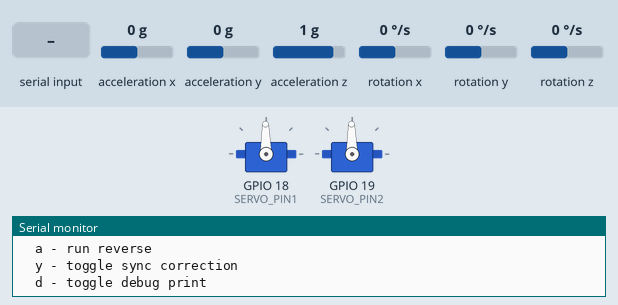
This sketch was run on a simulated ESP32. Parts: 2 × servo, the last lines printed to the serial monitor. Wiring (inferred from the names in the program): MPU-9250 motion sensor at I2C address 0x68. Inputs (shaded band) come from the test bench; at power-on: acceleration x 0 g, acceleration y 0 g, acceleration z 1 g, rotation x 0 °/s, rotation y 0 °/s, rotation z 0 °/s.

Above: at 2.3 s.
2.4 s: "A" received over Serial
At 3.1 s:
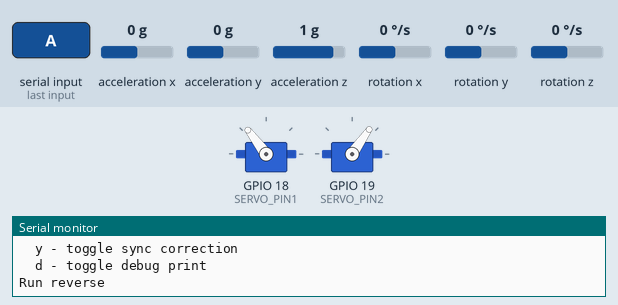
3.9 s: "c90\n" received over Serial
At 5.1 s:
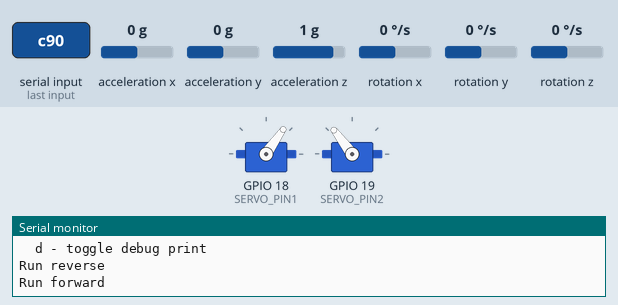
5.4 s: "a90\n" received over Serial
At 6.5 s:
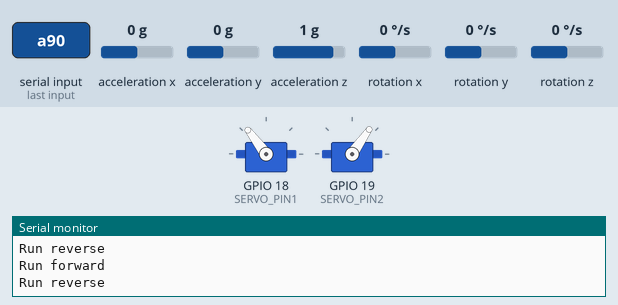
6.9 s: "C90\n" received over Serial
At 7.5 s:
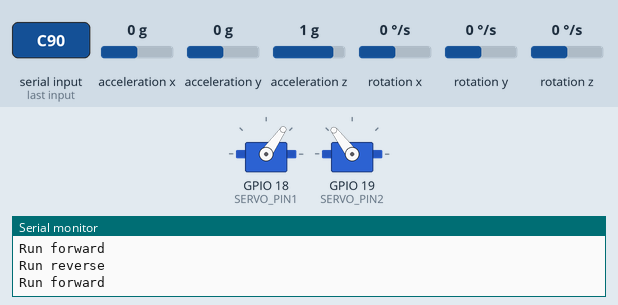
Timing chart, 0 to 9.4 s (numbered marks = the images above; inputs shaded):
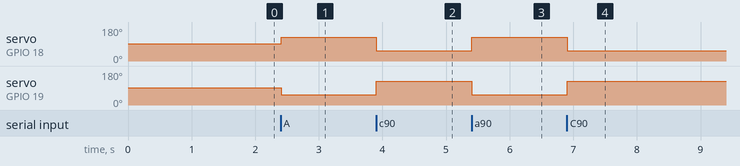

Measured:
- after the input at 2.4 s, servo on GPIO 18 (SERVO_PIN1): 91° → 127° at once; servo on GPIO 19 (SERVO_PIN2): 91° → 55° at once
- after the input at 3.9 s, servo on GPIO 18 (SERVO_PIN1): 127° → 55° at once; servo on GPIO 19 (SERVO_PIN2): 55° → 127° at once
- after the input at 5.4 s, servo on GPIO 18 (SERVO_PIN1): 55° → 127° at once; servo on GPIO 19 (SERVO_PIN2): 127° → 55° at once
- after the input at 6.9 s, servo on GPIO 18 (SERVO_PIN1): 127° → 55° at once; servo on GPIO 19 (SERVO_PIN2): 55° → 127° at once

The sketch:

servo_exciter.ino
```cpp
// =============================================================================
//  이중 서보 조화가진장치 — IMU 기반 위상동기 제어  (ESP32)
//
//  - 서보 2개(DS3345, 연속회전)가 크랭크-슬라이더로 판을 상하 가진(약 2 Hz)
//  - 마스터(GPIO18)는 기준속도 u0로 개루프 구동, 슬레이브(GPIO19)는 PI로 보정
//  - IMU(MPU-6500, I2C 21/22)로 판의 롤을 측정 → 상관검파로 위상오차 추출
//  - PI 적분기가 위상오차를 0으로 몰아 두 서보 평균속도를 맞춤(드리프트 제거)
//
//  시리얼(115200) 명령:
//    s 정지 / c 정방향 / a 역방향
//    y 동기보정 토글 / d 디버그출력 토글 / k 게인출력 / f 보정부호 반전
//    1·2 = Kp -/+    3·4 = Ki -/+    m = I2C스캔    i = IMU진단
//    v<int> = 가진속도(=주파수) 설정 0..987 (~offset/200 Hz, 예: v600 -> ~3Hz)
//  명령은 USB serial 또는 WiFi TCP(포트 3333) 동일하게 받음. 전원: 5V/VIN핀(USB 불요).
//
//  배선: 서보1->GPIO18, 서보2->GPIO19, IMU SDA->21 SCL->22 (3.3V, GND공통)
//  의존성: madhephaestus/ESP32Servo  (platformio.ini 참조)
// =============================================================================
#include <Arduino.h>
#include <Wire.h>
#include <ESP32Servo.h>
#include <WiFi.h>

// ====================== WiFi / TCP remote (USB-free) ======================
// Power the ESP32 from 5V on the 5V/VIN pin (servo supply OK, common GND) -- no USB needed.
// Commands arrive over a TCP socket exactly like serial (same single chars); replies go back
// to the sender. Serial stays active as a fallback. ESP32 WiFi is 2.4GHz only.
// Switch to AP (ESP hotspot, fixed IP 192.168.4.1) later by setting USE_AP 1.
#define USE_WIFI      0                 // 0 = WIRED (USB serial) ONLY -- skips WiFi init, no boot delay. 1 = enable WiFi/TCP.
#define USE_AP        0                 // (only when USE_WIFI=1) 0 = STA join router | 1 = AP hotspot
#define WIFI_SSID     "YOUR_WIFI"       // <-- FILL IN (STA): 2.4GHz router SSID
#define WIFI_PASS     "YOUR_PASS"       // <-- FILL IN (STA): router password
#define AP_SSID       "shaker"          // AP-mode SSID  (used only when USE_AP=1)
#define AP_PASS       "shaker1234"      // AP-mode password (>=8 chars)
#define TCP_PORT      3333
WiFiServer tcpServer(TCP_PORT);
WiFiClient tcpClient;

// ====================== 서보 설정 ======================
static constexpr int SERVO_PIN1 = 18;
static constexpr int SERVO_PIN2 = 19;
static constexpr int STOP_PULSE = 1513;  // DS3345 데드밴드(1504~1522)의 중앙값

// 마주 보고 설치 → 같은 명령에 물리적으로 반대로 돌아야 하므로 회전 부호를 다르게 둠
// dirSign = +1 이면 (STOP+offset) 방향, -1 이면 (STOP-offset) 방향
static constexpr int DIR_SIGN1 = -1;  // 서보1(18, 기준)
static constexpr int DIR_SIGN2 = +1;  // 서보2(19): 마주보기라 반대 부호

// 연속 가진 속도(정지값으로부터의 펄스 오프셋). 최대치(987)가 아니라 중간값으로!
// → 슬레이브를 빠르게/느리게 양방향으로 trim 할 여유를 남기기 위함.
static int driveOffset = 400;             // runtime drive speed (was const BASE_OFFSET) -- sets excitation
                                          // freq (~offset/200 Hz, 0~987). change live via 'v<int>'
static constexpr int TRIM_LIMIT = 250;    // 슬레이브 보정 최대 폭

Servo myServo1;
Servo myServo2;

// ====================== 위상동기(IMU) 제어 게인 (런타임 조정) ======================
// 시리얼로 실시간 튜닝: f=부호반전, 1/2=KP-/+, 3/4=KI-/+, k=현재값 출력
float corrSign = +1.0f;
// 적분 위주 설계: 느린 위상 드리프트만 잡고, 매 사이클 외란은 주입하지 않음
float Kp = 8.0f;      // 비례 (작게 — 리플 외란 방지)
float Ki = 40.0f;     // 적분 (평균속도 정합 = 드리프트 제거 핵심)
static constexpr float HP_ALPHA = 0.02f;    // 가속/자이로 DC 제거용 저역통과 계수
static constexpr float ERR_ALPHA = 0.006f;  // 상관검파 강한 평활화 (DC 위상오차만 추출, 리플 제거)

// ====================== MPU9250/9265 최소 드라이버 ======================
static constexpr uint8_t MPU_ADDR = 0x68;  // AD0=GND 기준 (0x68)
static constexpr uint8_t REG_PWR_MGMT_1 = 0x6B;
static constexpr uint8_t REG_PWR_MGMT_2 = 0x6C;
static constexpr uint8_t REG_GYRO_CONFIG = 0x1B;
static constexpr uint8_t REG_ACCEL_CONFIG = 0x1C;
static constexpr uint8_t REG_ACCEL_XOUT_H = 0x3B;
static constexpr uint8_t REG_WHO_AM_I = 0x75;

// 어느 축이 "수직 가속"이고 어느 축이 "두 크랭크를 잇는 선에 대한 롤레이트"인지
// 장착 방향에 따라 다름. 'd' 디버그로 확인 후 아래 인덱스/부호를 맞추세요.
// 인덱스: 0=X, 1=Y, 2=Z
static constexpr int VERT_ACC_AXIS = 2;   // 수직 가속도 = accel Z (실측 확인: 중력 1.0g)
static constexpr int ROLL_GYR_AXIS = 1;   // 롤레이트 = gyro Y (실측: 운전 중 진동 최대)

float accel_g[3];   // g 단위
float gyro_dps[3];  // deg/s 단위

bool mpuOK = false;

void mpuWrite(uint8_t reg, uint8_t val) {
  Wire.beginTransmission(MPU_ADDR);
  Wire.write(reg);
  Wire.write(val);
  Wire.endTransmission();
}

uint8_t mpuRead8(uint8_t reg) {
  Wire.beginTransmission(MPU_ADDR);
  Wire.write(reg);
  Wire.endTransmission(true);   // STOP (반복시작 대신 — 약한 풀업/마진 대응)
  Wire.requestFrom((int)MPU_ADDR, 1);
  return Wire.available() ? Wire.read() : 0;
}

// 멈춘(wedged) I2C 슬레이브를 SCL 9펄스로 강제 해제하고 STOP 발생
void i2cBusRecover(int sdaPin, int sclPin) {
  pinMode(sclPin, OUTPUT_OPEN_DRAIN);
  pinMode(sdaPin, INPUT_PULLUP);
  for (int i = 0; i < 9; i++) {
    digitalWrite(sclPin, LOW);  delayMicroseconds(10);
    digitalWrite(sclPin, HIGH); delayMicroseconds(10);
  }
  // STOP 조건: SDA가 SCL HIGH 동안 LOW→HIGH
  pinMode(sdaPin, OUTPUT_OPEN_DRAIN);
  digitalWrite(sdaPin, LOW);  delayMicroseconds(10);
  digitalWrite(sclPin, HIGH); delayMicroseconds(10);
  digitalWrite(sdaPin, HIGH); delayMicroseconds(10);
}

bool mpuBegin() {
  i2cBusRecover(21, 22);   // 멈춘 슬레이브 해제
  Wire.begin(21, 22);      // SDA=21, SCL=22 명시
  Wire.setClock(100000);   // 100kHz (긴 배선 고려한 안전값)
  Wire.setTimeOut(250);    // 버스 타임아웃 여유

  // 정식 리셋 시퀀스 (MPU6500/9250 호환)
  mpuWrite(REG_PWR_MGMT_1, 0x80);  // DEVICE_RESET
  delay(100);
  mpuWrite(REG_PWR_MGMT_1, 0x01);  // clock = auto PLL, sleep 해제
  delay(10);
  mpuWrite(REG_PWR_MGMT_2, 0x00);  // accel+gyro 전 축 enable
  delay(10);
  mpuWrite(REG_GYRO_CONFIG, 0x00);   // ±250 dps
  mpuWrite(REG_ACCEL_CONFIG, 0x00);  // ±2 g
  delay(10);

  uint8_t who = mpuRead8(REG_WHO_AM_I);
  // MPU9250=0x71, MPU9255=0x73, MPU6500=0x70, 일부 클론=0x68 등
  Serial.printf("WHO_AM_I = 0x%02X\n", who);
  return (who != 0x00 && who != 0xFF);
}

void mpuReadAll() {
  // 최대 3회 재시도 (마진/약한 풀업 대응), STOP 방식 사용
  int got = 0;
  for (int tries = 0; tries < 3 && got < 14; tries++) {
    Wire.beginTransmission(MPU_ADDR);
    Wire.write(REG_ACCEL_XOUT_H);
    Wire.endTransmission(true);
    got = Wire.requestFrom((int)MPU_ADDR, 14);
    if (got < 14) { while (Wire.available()) Wire.read(); delayMicroseconds(200); }
  }
  if (got < 14) return;

  int16_t ax = (Wire.read() << 8) | Wire.read();
  int16_t ay = (Wire.read() << 8) | Wire.read();
  int16_t az = (Wire.read() << 8) | Wire.read();
  Wire.read(); Wire.read();  // temp 버림
  int16_t gx = (Wire.read() << 8) | Wire.read();
  int16_t gy = (Wire.read() << 8) | Wire.read();
  int16_t gz = (Wire.read() << 8) | Wire.read();

  // 기본 감도: 가속 ±2g(16384 LSB/g), 자이로 ±250dps(131 LSB/dps)
  accel_g[0] = ax / 16384.0f;
  accel_g[1] = ay / 16384.0f;
  accel_g[2] = az / 16384.0f;
  gyro_dps[0] = gx / 131.0f;
  gyro_dps[1] = gy / 131.0f;
  gyro_dps[2] = gz / 131.0f;
}

// ====================== 상태 ======================
int currentMode = 0;       // 0=stop, 1=정방향, 2=역방향
bool syncEnabled = true;    // 위상동기 보정 on/off
bool debugPrint = false;

// 필터 상태
float accLP = 0, gyrLP = 0;  // DC(중력/바이어스) 추정
float errFilt = 0;           // 상관 검파 결과(위상오차 추정)
float integ = 0;             // 적분기
float trim = 0;              // 슬레이브(서보2) 보정 오프셋
uint32_t lastUs = 0;

void writeServos(int offset1, int offset2) {
  int p1 = STOP_PULSE + DIR_SIGN1 * offset1;
  int p2 = STOP_PULSE + DIR_SIGN2 * offset2;
  myServo1.writeMicroseconds(constrain(p1, 500, 2500));
  myServo2.writeMicroseconds(constrain(p2, 500, 2500));
}

void applyStop() {
  myServo1.writeMicroseconds(STOP_PULSE);
  myServo2.writeMicroseconds(STOP_PULSE);
}

void setup() {
  Serial.begin(115200);
  Serial.setTimeout(50);   // bound Serial.parseInt() for the 'v<int>' freq command
  delay(1000);

  myServo1.setPeriodHertz(50);
  myServo1.attach(SERVO_PIN1, 500, 2500);
  myServo2.setPeriodHertz(50);
  myServo2.attach(SERVO_PIN2, 500, 2500);
  applyStop();

  mpuOK = mpuBegin();
  Serial.println(mpuOK ? "MPU init OK" : "MPU init FAILED (check wiring/addr)");

  Serial.println("=== Harmonic exciter w/ IMU phase-sync ===");
  Serial.println("Commands:");
  Serial.println("  s - stop");
  Serial.println("  c - run forward");
  Serial.println("  a - run reverse");
  Serial.println("  y - toggle sync correction");
  Serial.println("  d - toggle debug print");

  // ---- WiFi + TCP server (USB-free remote) ----
#if USE_WIFI
#if USE_AP
  WiFi.mode(WIFI_AP);
  WiFi.softAP(AP_SSID, AP_PASS);
  Serial.printf("WiFi AP '%s'  IP %s  TCP %d\n", AP_SSID, WiFi.softAPIP().toString().c_str(), TCP_PORT);
#else
  WiFi.mode(WIFI_STA);
  WiFi.begin(WIFI_SSID, WIFI_PASS);
  Serial.print("WiFi(STA) connecting");
  uint32_t wt0 = millis();
  while (WiFi.status() != WL_CONNECTED && millis() - wt0 < 10000) { delay(250); Serial.print('.'); }
  if (WiFi.status() == WL_CONNECTED)
    Serial.printf("\nWiFi OK  IP %s  TCP %d  <- point the GUI here\n",
                  WiFi.localIP().toString().c_str(), TCP_PORT);
  else
    Serial.println("\nWiFi FAILED (check SSID/PASS; serial still works)");
#endif
  tcpServer.begin();
  tcpServer.setNoDelay(true);
#endif  // USE_WIFI

  lastUs = micros();
}

// io = the transport the command came from (Serial or a WiFiClient) -- replies + the 'v'
// number are read/written there, so serial and WiFi behave identically.
void handleCommand(char cmd, Stream &io) {
  if (cmd == 's' || cmd == 'S') {
    currentMode = 0;
    integ = 0; trim = 0;        // 정지 시 적분기 리셋
    io.println("Stopped");
  } else if (cmd == 'c' || cmd == 'C') {
    currentMode = 1;
    io.println("Run forward");
  } else if (cmd == 'a' || cmd == 'A') {
    currentMode = 2;
    io.println("Run reverse");
  } else if (cmd == 'y' || cmd == 'Y') {
    syncEnabled = !syncEnabled;
    integ = 0; trim = 0;
    io.printf("Sync %s\n", syncEnabled ? "ON" : "OFF");
  } else if (cmd == 'd' || cmd == 'D') {
    debugPrint = !debugPrint;
    io.printf("Debug %s\n", debugPrint ? "ON" : "OFF");
  } else if (cmd == 'f' || cmd == 'F') {
    corrSign = -corrSign;
    integ = 0; trim = 0;
    io.printf("CORR_SIGN = %+.0f\n", corrSign);
  } else if (cmd == '1') { Kp = max(0.0f, Kp - 5); io.printf("Kp=%.1f\n", Kp);
  } else if (cmd == '2') { Kp += 5; io.printf("Kp=%.1f\n", Kp);
  } else if (cmd == '3') { Ki = max(0.0f, Ki - 5); io.printf("Ki=%.1f\n", Ki);
  } else if (cmd == '4') { Ki += 5; io.printf("Ki=%.1f\n", Ki);
  } else if (cmd == 'k' || cmd == 'K') {
    io.printf("Kp=%.1f Ki=%.1f sign=%+.0f sync=%d off=%d (~%.2fHz)\n",
              Kp, Ki, corrSign, syncEnabled, driveOffset, driveOffset / 200.0f);
  } else if (cmd == 'v' || cmd == 'V') {       // set drive speed = excitation freq. sender sends "v<int>\n"
    long val = io.parseInt();                  // offset 0..987 (~offset/200 Hz) -- read from same transport
    driveOffset = constrain((int)val, 0, 987);
    io.printf("driveOffset=%d (~%.2f Hz)\n", driveOffset, driveOffset / 200.0f);
  } else if (cmd == 'm' || cmd == 'M') {
    // I2C 버스 스캔: 어떤 주소가 ACK 하는지 확인
    io.println("I2C scan...");
    int found = 0;
    for (uint8_t a = 1; a < 127; a++) {
      Wire.beginTransmission(a);
      if (Wire.endTransmission() == 0) {
        io.printf("  device at 0x%02X\n", a);
        found++;
      }
    }
    io.printf("scan done, %d device(s)\n", found);
  } else if (cmd == 'i' || cmd == 'I') {
    // IMU 진단: WHO_AM_I, 수신 바이트 수, 원시 값 출력
    uint8_t who = mpuRead8(REG_WHO_AM_I);
    Wire.beginTransmission(MPU_ADDR);
    Wire.write(REG_ACCEL_XOUT_H);
    Wire.endTransmission(true);
    int n = Wire.requestFrom((int)MPU_ADDR, 14);
    io.printf("WHO=0x%02X bytes=%d\n", who, n);
    mpuReadAll();
    io.printf("accel(g)=%.3f, %.3f, %.3f  gyro(dps)=%.2f, %.2f, %.2f\n",
              accel_g[0], accel_g[1], accel_g[2],
              gyro_dps[0], gyro_dps[1], gyro_dps[2]);
  }
}

void loop() {
  if (Serial.available() > 0) {
    handleCommand((char)Serial.read(), Serial);
  }
#if USE_WIFI
  // WiFi TCP client: keep one connected; feed its bytes to the same handler (replies go back to it)
  if (!tcpClient || !tcpClient.connected()) {
    tcpClient = tcpServer.available();
    if (tcpClient) tcpClient.setTimeout(50);
  }
  if (tcpClient && tcpClient.available() > 0) {
    handleCommand((char)tcpClient.read(), tcpClient);
  }
#endif

  // ---- 고정 샘플 주기(약 5ms = 200Hz) ----
  uint32_t now = micros();
  float dt = (now - lastUs) * 1e-6f;
  if (dt < 0.005f) return;
  lastUs = now;

  if (mpuOK) mpuReadAll();

  // ---- 상관 검파로 위상오차 추정 (드라이브 주파수 불필요) ----
  // 원리: <롤레이트 × 수직가속도> 의 시간평균 ∝ sin(위상차)
  float accV = accel_g[VERT_ACC_AXIS];
  float gyrR = gyro_dps[ROLL_GYR_AXIS];

  // DC(중력/바이어스) 제거 → AC 성분만 남김
  accLP += HP_ALPHA * (accV - accLP);
  gyrLP += HP_ALPHA * (gyrR - gyrLP);
  float accAC = accV - accLP;
  float gyrAC = gyrR - gyrLP;

  float inst = gyrAC * accAC;            // 순간 상관
  errFilt += ERR_ALPHA * (inst - errFilt);  // 평활화 → 위상오차 추정

  // ---- 운전 중일 때만 보정 ----
  if (currentMode == 0) {
    applyStop();
    if (debugPrint) {
      // 정지 중에도 IMU 축 확인용으로 값 출력 (손으로 판을 기울여 반응 확인)
      Serial.printf("STOP accAC=%.3f gyrAC=%.2f (accV=%.2f gyrR=%.2f)\n",
                    accAC, gyrAC, accV, gyrR);
    }
    return;
  }

  float error = corrSign * errFilt;

  if (syncEnabled) {
    integ += Ki * error * dt;
    integ = constrain(integ, -(float)TRIM_LIMIT, (float)TRIM_LIMIT);
    trim = Kp * error + integ;
    trim = constrain(trim, -(float)TRIM_LIMIT, (float)TRIM_LIMIT);
  } else {
    trim = 0;
  }

  // 정방향(1)/역방향(2)에 따라 두 모터의 진행 부호 결정
  int dir = (currentMode == 1) ? +1 : -1;
  int off1 = dir * driveOffset;
  int off2 = dir * (driveOffset + (int)lroundf(trim));
  off1 = constrain(off1, -987, 987);
  off2 = constrain(off2, -987, 987);

  // dir 부호는 writeServos 내부 DIR_SIGN 과 곱해져 최종 방향이 됨
  writeServos(off1, off2);

  if (debugPrint) {
    Serial.printf("accAC=%.3f gyrAC=%.2f err=%.4f trim=%.1f off2=%d\n",
                  accAC, gyrAC, errFilt, trim, off2);
  }
}
```
